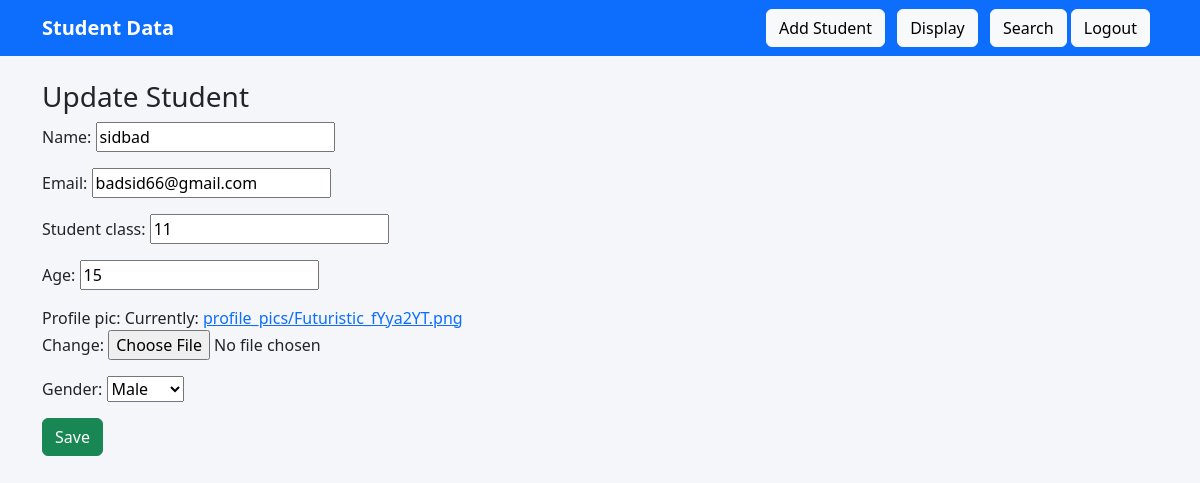
Page /update/1/ (signed in) on the committed database.
### students/models.py (models this page shows, shortened)
class Student(models.Model):
    name = models.CharField(max_length=100)
    email = models.EmailField()
    student_class = models.IntegerField()
    age = models.IntegerField()
    profile_pic = models.ImageField(upload_to='profile_pics/')
    gender = models.CharField(max_length=10, choices=[('Male', 'Male'), ('Female', 'Female')],default='Male') # blank=True, null=True means that this field is optional

### students/views.py (the view)
# urls.py: path('update/<int:id>/', views.update_student, name='update_student'),
@login_required
def update_student(request, id):
    student = get_object_or_404(Student, id=id)
    form = StudentForm(request.POST or None, request.FILES or None, instance=student)
    if form.is_valid():
        form.save()
        return redirect('display_student')
    return render(request, 'students/add_update.html', {'form': form})

### students/forms.py
class StudentForm(forms.ModelForm):
    class Meta:
        model = Student
        fields = ['name', 'email', 'student_class', 'age', 'profile_pic', 'gender']

### students/templates/students/add_update.html (shortened to what this page needs)
{% extends 'students/base.html' %}
{% block content %}
<h3>{% if form.instance.id %}Update{% else %}Add{% endif %} Student</h3>
<form method="post" enctype="multipart/form-data">
    {{ form.as_p }}
    <button class="btn btn-success">Save</button>
</form>
{% endblock %}

### students/templates/students/base.html (style rules this page uses)
body { background: #f4f6f9; font-family: 'Segoe UI', sans-serif; }

### rows in the picture
Student: name "sidbad", email "badsid66@gmail.com", student_class "11", age "15", gender "Male"
